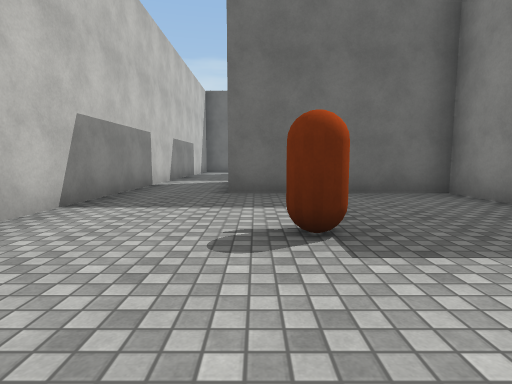
[1] (above)

24 first-person views from a walk through a 3-D level made in the Unity game engine. The camera is 1.2 m above the floor, tilts 6° down and sees 80° across. The floor is counted in squares, 2 m on a side. Each view is taken from the middle of a square. On the plan, view 1 faces up. The plan holds only what a view shows up to about 9 squares ahead; the rest is blank. The place goes on beyond the plan. The player character is not drawn. Surface patterns are stand-ins for the level's own textures.

[2]
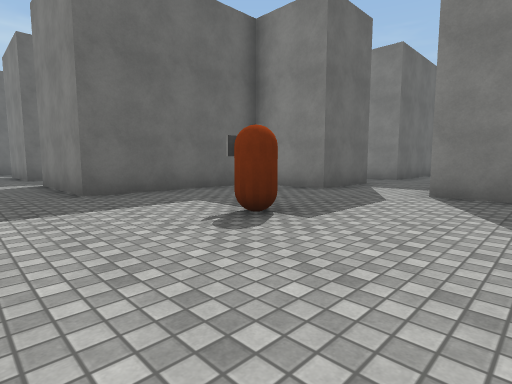

[3]
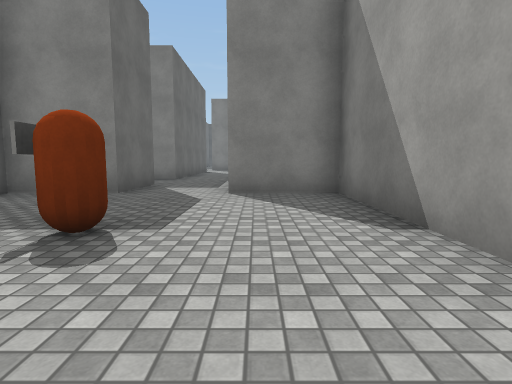

[4]
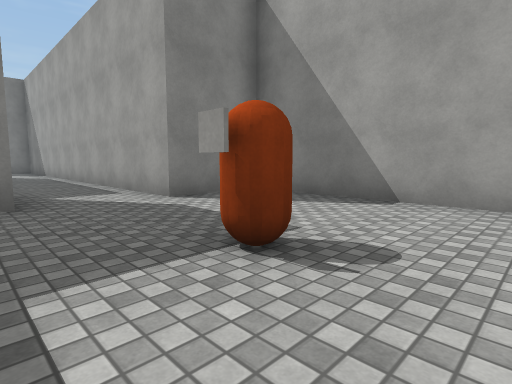

[5]
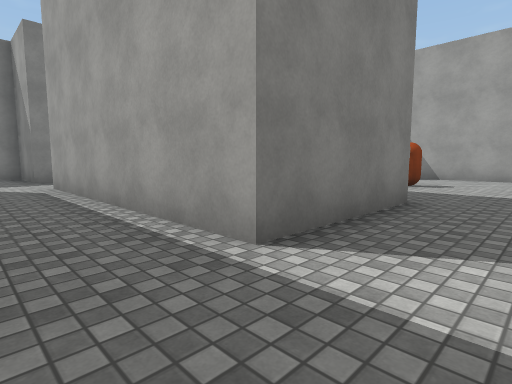

[6]
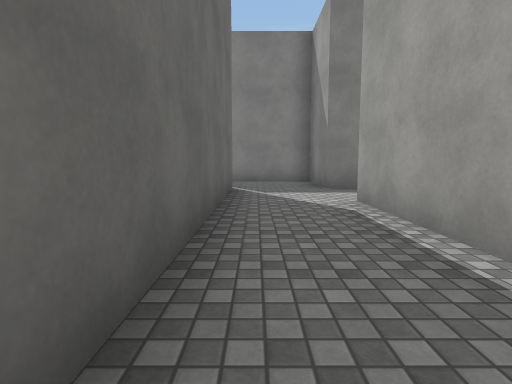

[7]
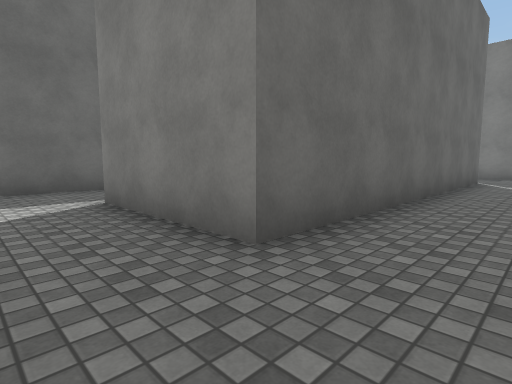

[8]
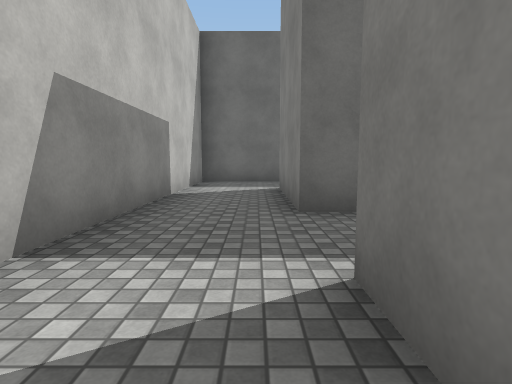

[9]
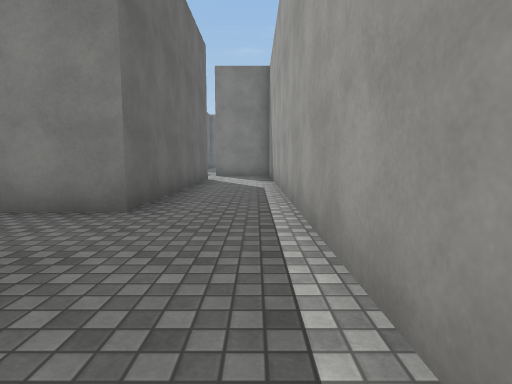

[10]
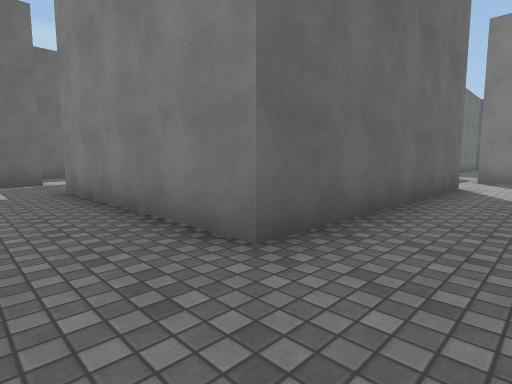

[11]
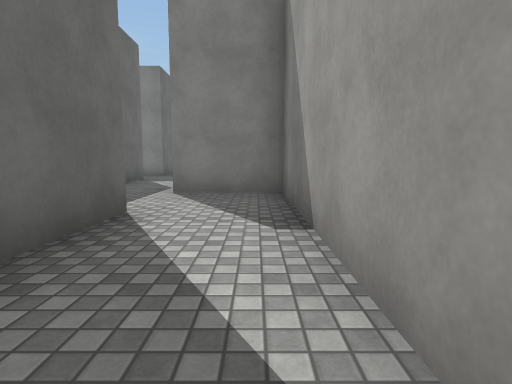

[12]
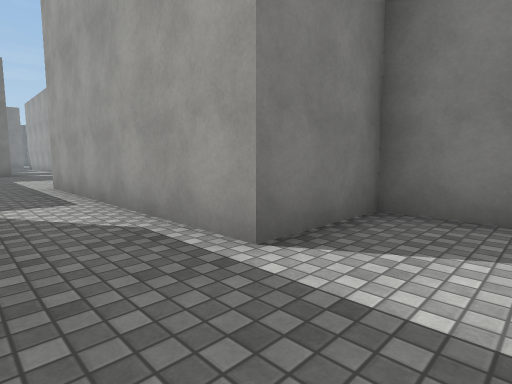

[13]
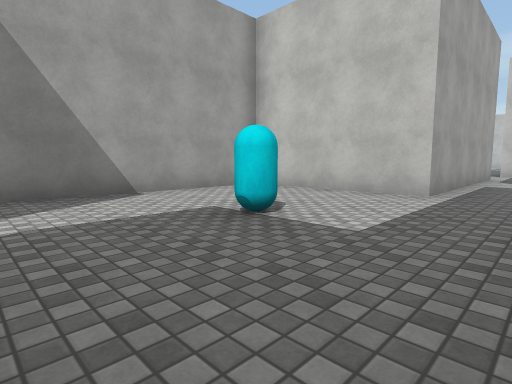

[14]
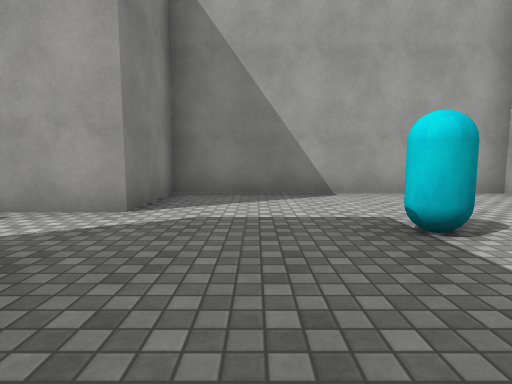

[15]
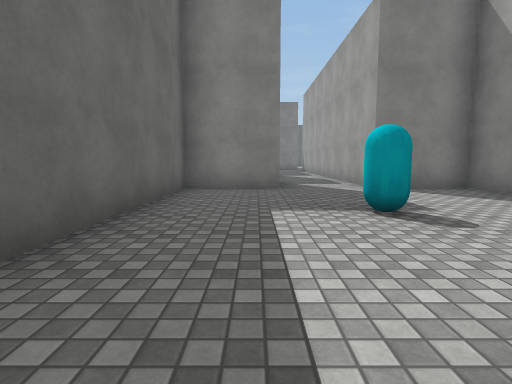

[16]
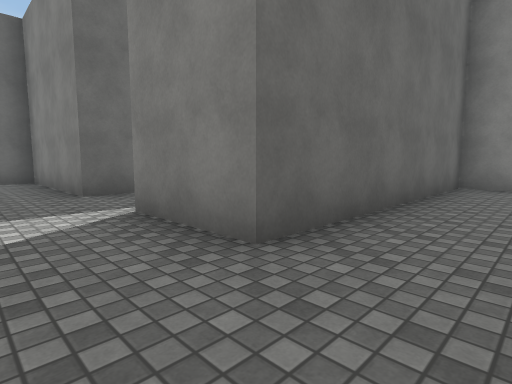

[17]
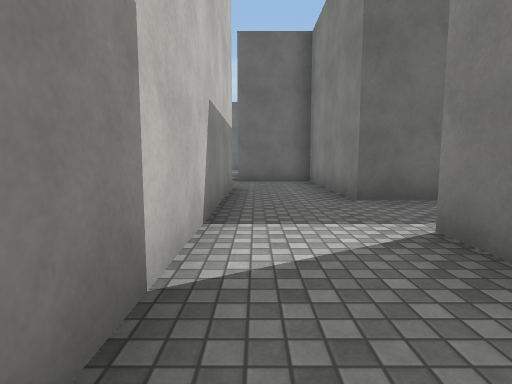

[18]
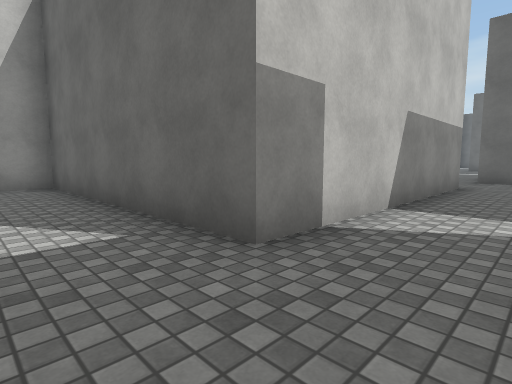

[19]
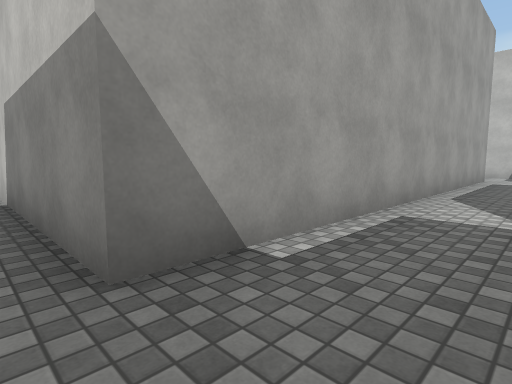

[20]
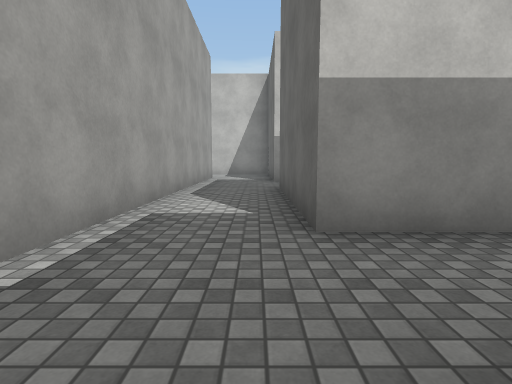

[21]
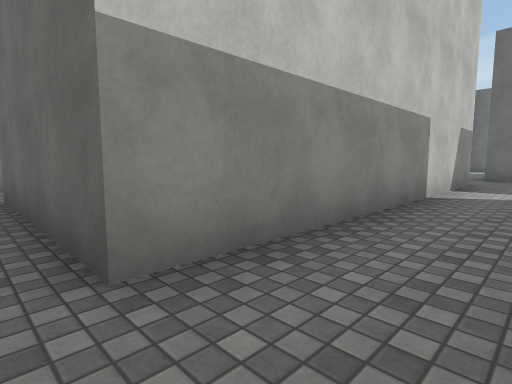

[22]
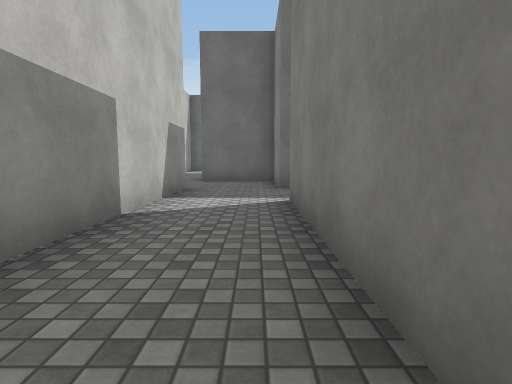

[23]
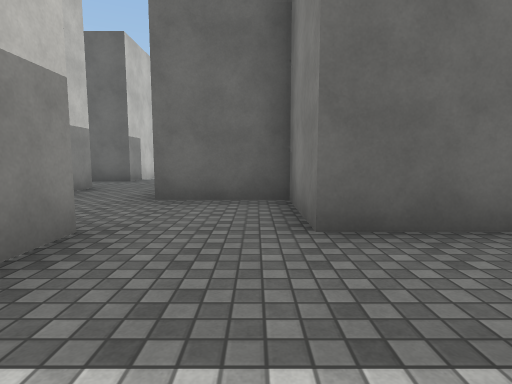

[24]
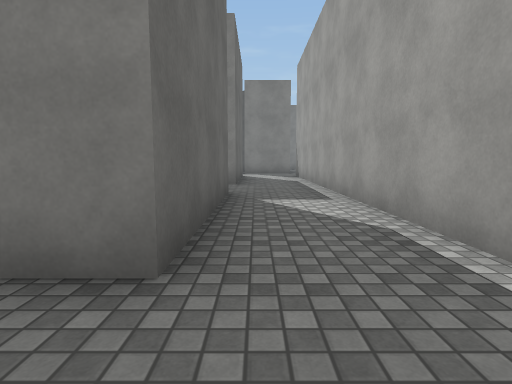

### Floor plan
Points are (right, up) in squares from view 1. A wall is a line through its corners. A room is listed if a view was taken in it or the views show most of it. See-through windows are left out.
Room 1 (views 1, 2, 3, 4, 5, 6, 7, 8, 9, 10, 11, 12, 15, 16, 17, 18, 19, 20, 21, 22, 23, 24)
walls: (15.5, 25.5) (15.5, 24.8); (17.5, 21.5) (17.5, 13.5) (13.5, 13.5); (15.5, 28.1) (15.5, 27.5) (14.4, 27.5); (19.5, 15.5) (19.5, 19.5) (27.1, 19.5); (9.5, 11.5) (19.5, 11.5) (19.5, 9.5); (23.5, 21.5) (19.5, 21.5) (19.5, 23.5) (17.5, 23.5); (7.6, 10.5) (-0.5, 10.5) (-0.5, 13.5); (0.2, 15.5) (-2.5, 15.5) (-2.5, 2.9); (26.6, 21.5) (25.6, 21.5); (21.5, 9.5) (21.5, 13.5) (19.5, 13.5); (19.5, 7.5) (19.5, 5.5) (13.5, 5.5) (13.5, 4.6); (13.5, 3.5) (7.5, 3.5) (7.5, 8.5) (9.5, 8.5) (9.5, 10.8); (5.6, 3.5) (3.5, 3.5) (3.5, 5.5) (-0.5, 5.5) (-0.5, 8.5) (5.5, 8.5); (22.5, 5.5) (21.5, 5.5) (21.5, 7.5); (-1.1, -0.5) (3.5, -0.5) (3.5, 1.5) (15.5, 1.5) (15.5, 3.5) (21.5, 3.5)
ways out: opening at (22, 4.5) to room 2; opening at (8.5, 11); opening at (10.5, 12.5); opening at (20.5, 6.5); opening at (20.5, 10.5); opening at (24.5, 22.5)
objects: other object (1, 3)
Room 2 (views 13, 14)
walls: (27.5, 3.4) (27.5, 5.5) (22.5, 5.5); (21.5, 3.5) (21.5, -0.5) (27.5, -0.5) (27.5, 1.5) (30.1, 1.5)
ways out: opening at (22, 4.5) to room 1; opening at (28.5, 2.5)
objects: other object (25, 2)

Positions as (right, up) in squares from view 1, and headings:
1: (0, 0), facing up
2: (-2, 0), facing up-right
3: (-2, 1), facing right
4: (-1, 4), facing down-right
5: (-2, 10), facing down-right
6: (1, 10), facing right
7: (-2, 9), facing up-right
8: (-1, 7), facing up
9: (4, 2), facing right
10: (6, 2), facing up-right
11: (10, 2), facing right
12: (14, 5), facing down-right
13: (27, 5), facing down-left
14: (26, 5), facing down
15: (21, 4), facing right
16: (20, 4), facing up-right
17: (20, 5), facing up
18: (21, 4), facing up-left
19: (20, 13), facing down-left
20: (20, 13), facing left
21: (19, 13), facing up-left
22: (19, 15), facing up
23: (19, 19), facing up
24: (18, 21), facing right
